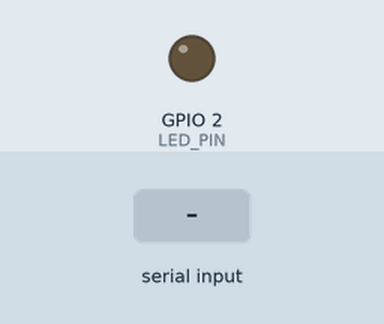
Simulated run of this sketch. Board: ESP32. Parts: output pins drawn as LEDs (lit = HIGH). Dashed ring = blinking. Inputs (shaded band) come from the test bench. What the sketch prints to the serial monitor is not drawn.

Above: at 2.2 s.
2.3 s: "blink\n" received over Serial
At 2.4 s:
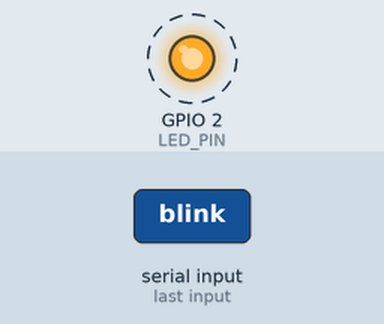
6.8 s: "on\n" received over Serial
At 7.6 s:
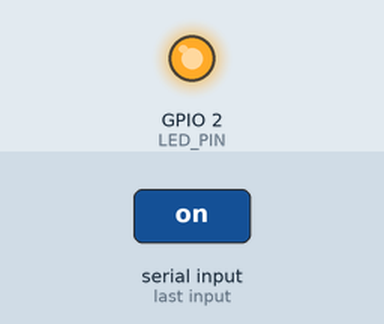
Timing chart, 0 to 9.8 s (numbered marks = the images above; inputs shaded):
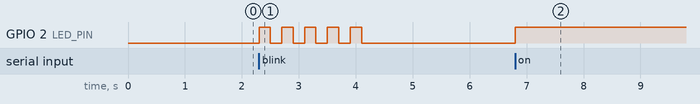

The sketch:

05_Serial_Communication.ino
```cpp
/*
 * ESP32 教程系列 05：串口通信 - 与电脑对话
 *
 * 学习目标：
 * 1. 理解串口（UART）通信的基本概念
 * 2. 学会使用 Serial.print() / Serial.println() 发送数据到电脑
 * 3. 学会使用 Serial.available() 和 Serial.readStringUntil() 接收电脑发来的数据
 * 4. 理解串口缓冲区、波特率、字符串处理等概念
 * 5. 学会用 millis() 实现非阻塞式定时任务
 *
 * 前置知识：
 * - 已完成教程 01~04，理解 GPIO、PWM、ADC 等基础概念
 *
 * 关键概念解释：
 *
 * 【串口 UART 是什么？】
 * UART 是 Universal Asynchronous Receiver/Transmitter（通用异步收发传输器）的缩写，
 * 简称"串口"。
 * 它是一种异步串行通信协议：
 * - "异步"：通信双方没有共享时钟线，通过约定的波特率来同步
 * - "串行"：数据一位一位地按顺序传输
 * ESP32 通过 USB 转串口芯片和电脑连接，Arduino IDE 的"串口监视器"就是查看串口数据的工具。
 *
 * 【波特率 Baud Rate】
 * 波特率是串口通信的速度，表示每秒传输多少位（bit）。
 * 通信双方的波特率必须一致，否则看到乱码。
 * 常用波特率：9600、115200 等。本程序使用 115200，速度较快。
 * 注意：上传代码时的串口波特率由上传协议决定，和这里设置的串口通信波特率无关。
 *
 * 【串口缓冲区】
 * ESP32 内部有一块小内存，叫"串口接收缓冲区"（RX Buffer）。
 * 当电脑发送数据时，数据先存在缓冲区里，等程序调用 Serial.readStringUntil() 等函数读取。
 * Serial.available() 返回缓冲区中还未读取的字节数。
 * 如果缓冲区满了，新数据会覆盖旧数据，所以要及时读取。
 *
 * 【字符串处理函数】
 * - trim()：去掉字符串开头和结尾的空白字符（空格、换行、回车等）
 * - toLowerCase()：把字符串中所有字母转成小写
 * - length()：返回字符串长度（字符个数）
 * 这些函数让我们可以灵活处理用户输入的命令。
 *
 * 【static 关键字】
 * static 用来声明静态变量。
 * 普通局部变量在函数每次执行时都会重新创建，而 static 局部变量只会创建一次，
 * 并且会记住上一次的值。
 * 这里用 static 声明 lastHeartbeat，让定时器状态在多次 loop() 调用之间保持。
 *
 * 【millis() 函数】
 * millis() 返回程序开始运行以来的毫秒数。
 * 它不会阻塞程序，所以适合用来做定时任务。
 * 我们用 millis() - lastHeartbeat > 2000 判断是否已经过了 2 秒，
 * 这样就不会像 delay() 那样让程序停下来等待。
 *
 * 硬件连接：
 * - 用 USB 线把 ESP32 连接到电脑即可
 * - LED 正极（长脚） →  ESP32 GPIO2
 * - LED 负极（短脚） →  330Ω 电阻  →  ESP32 GND
 *
 * 本示例功能：
 * - ESP32 每隔 2 秒发送一次心跳信息
 * - 用户在串口监视器输入命令，ESP32 执行对应操作
 * - 支持命令：
 *   * on（开灯）
 *   * off（关灯）
 *   * blink（闪烁 5 次）
 *   * info（显示系统信息）
 *
 * 常见问题与排查：
 * 1. 串口监视器看到乱码：
 *    - 检查串口监视器右下角波特率是否为 115200
 *    - 检查 USB 线是否支持数据传输
 *    - 尝试按一下开发板复位键
 * 2. 发送命令没有反应：
 *    - 检查发送时是否按了回车键
 *    - 检查串口监视器是否设置为"换行符"（Newline）或"回车换行符"（CRLF）模式
 *    - 本程序用 readStringUntil('\n')，需要收到换行符才结束读取
 * 3. 命令大小写问题：
 *    - 本程序用 toLowerCase() 把命令转小写，所以 ON、On、on 都可以识别
 * 4. 心跳信息不显示：
 *    - 检查 loop() 是否被某个长时间 delay() 阻塞
 *    - 本程序使用 millis() 实现心跳，不会阻塞
 * 5. info 命令显示异常：
 *    - 某些 ESP32 开发板型号可能不支持 ESP.getChipModel()，可以尝试注释掉相关代码
 */

// 定义 LED 引脚
#define LED_PIN 2

// 记录已执行命令的次数
// int 是整数类型，初始值为 0
// 每次执行完一条命令后累加，用于 info 命令显示统计信息
int commandCount = 0;

void setup() {
  // 初始化串口，波特率 115200
  // Serial.begin() 设置 ESP32 和电脑通信的速度
  // 串口监视器也要设置成 115200，否则看到乱码
  Serial.begin(115200);

  // 等待串口准备好
  // 有些开发板上电后 USB 转串口芯片需要一点时间建立连接
  delay(1000);

  // 打印欢迎信息和命令说明
  // 这样用户一打开串口监视器就知道可以输入哪些命令
  Serial.println("================================");
  Serial.println("ESP32 教程 05：串口通信");
  Serial.println("================================");
  Serial.println("可用命令：");
  Serial.println("  on    - 点亮 LED");
  Serial.println("  off   - 熄灭 LED");
  Serial.println("  blink - LED 闪烁 5 次");
  Serial.println("  info  - 显示系统信息");

  // 设置 LED 引脚为输出模式
  pinMode(LED_PIN, OUTPUT);

  // 初始化时把 LED 熄灭，让状态确定
  digitalWrite(LED_PIN, LOW);
}

void loop() {
  // Serial.available() 返回串口接收缓冲区中等待读取的字节数
  // 如果返回值大于 0，表示电脑发来了数据
  // 等于 0 表示暂时没有新数据
  if (Serial.available() > 0) {
    // Serial.readStringUntil(terminator) 从缓冲区读取字符串，
    // 直到遇到指定的终止字符（这里是换行符 '\n'）为止。
    // 使用换行符作为结束标志，是因为串口监视器发送时会自动在末尾加换行。
    String command = Serial.readStringUntil('\n');

    // trim() 去掉字符串开头和结尾的空白字符
    // 比如用户输入 "on "（后面带空格），trim 后变成 "on"
    // 又比如 readStringUntil 可能读到 "\r\n"，trim 后去掉了回车换行
    command.trim();

    // toLowerCase() 把命令中所有大写字母转成小写
    // 这样用户输入 ON、On、on 都会被识别为同一个命令
    // 注意：toLowerCase() 会修改原字符串
    command.toLowerCase();

    // 打印收到的命令，方便用户确认输入已被识别
    Serial.print("收到命令：");
    Serial.println(command);

    // 根据命令执行不同操作
    // if-else if-else 结构让程序按顺序判断命令
    if (command == "on") {
      // "on" 命令：点亮 LED
      // HIGH 表示输出高电平（约 3.3V），LED 点亮
      digitalWrite(LED_PIN, HIGH);
      Serial.println("LED 已点亮");
    }
    else if (command == "off") {
      // "off" 命令：熄灭 LED
      // LOW 表示输出低电平（0V），LED 熄灭
      digitalWrite(LED_PIN, LOW);
      Serial.println("LED 已熄灭");
    }
    else if (command == "blink") {
      // "blink" 命令：让 LED 闪烁 5 次
      Serial.println("LED 开始闪烁 5 次...");

      // for 循环重复执行 5 次
      // 变量 i 从 0 开始，每次加 1，直到 i < 5 不再成立
      for (int i = 0; i < 5; i++) {
        // 点亮 LED
        digitalWrite(LED_PIN, HIGH);

        // 延时 200 毫秒
        delay(200);

        // 熄灭 LED
        digitalWrite(LED_PIN, LOW);

        // 再延时 200 毫秒
        delay(200);
      }

      Serial.println("闪烁完成");
    }
    else if (command == "info") {
      // "info" 命令：显示系统信息
      Serial.println("--- 系统信息 ---");

      // 打印已执行命令数
      Serial.print("已执行命令数：");
      Serial.println(commandCount);

      // ESP.getChipModel() 返回芯片型号字符串
      Serial.print("芯片型号：");
      Serial.println(ESP.getChipModel());

      // ESP.getCpuFreqMHz() 返回 CPU 工作频率，单位 MHz
      Serial.print("CPU 频率：");
      Serial.print(ESP.getCpuFreqMHz());
      Serial.println(" MHz");

      // ESP.getFlashChipSize() 返回 Flash 大小，单位字节
      // 除以 1024 * 1024 转换成 MB
      Serial.print("闪存大小：");
      Serial.print(ESP.getFlashChipSize() / 1024 / 1024);
      Serial.println(" MB");
    }
    else if (command.length() > 0) {
      // 如果命令不是空的，但又不是以上任何一种，说明是未知命令
      // length() 返回字符串长度，大于 0 表示用户确实输入了内容
      // 如果是空字符串（比如只按了回车），就不提示错误
      Serial.println("未知命令，请检查输入");
    }

    // 每处理完一条命令，命令计数加 1
    commandCount++;
  }

  // 每隔 2 秒发送一次心跳信息
  // 这里使用 millis() 实现非阻塞定时，不会耽误串口命令的响应
  // static 让 lastHeartbeat 变量在多次 loop() 之间保持上次的值
  static unsigned long lastHeartbeat = 0;

  // millis() 返回从上电开始经过的毫秒数
  // 如果当前时间减去上次心跳时间超过 2000 毫秒（2 秒），就发送一次心跳
  if (millis() - lastHeartbeat > 2000) {
    // 更新上次心跳时间为当前时间
    lastHeartbeat = millis();

    // 发送心跳信息，显示程序已运行时间
    Serial.print("心跳：运行中，已运行 ");
    Serial.print(millis() / 1000);
    Serial.println(" 秒");
  }
}

/*
 * 扩展练习：
 * 1. 增加 "fade" 命令，让 LED 做呼吸灯效果（结合教程 03 的 PWM 知识）。
 * 2. 增加 "duty 128" 命令，用空格分割命令和参数，设置 PWM 占空比。
 *    提示：可以用 command.indexOf(' ') 找到空格位置，再分别取出命令和数字。
 * 3. 用 Serial.parseInt() 读取数字命令，比如用户输入数字 0~255 直接设置 LED 亮度。
 * 4. 增加 "status" 命令，返回当前 LED 状态和已运行时间。
 * 5. 用非阻塞方式重写 blink 命令，让闪烁期间仍然能响应新命令。
 */
```

Measured:
- after the input at 2.3 s, GPIO 2 (LED_PIN): alternates HIGH for 0.20 s and LOW for 0.20 s, 10 changes in all, then stays LOW, starting at once
- after the input at 6.8 s, GPIO 2 (LED_PIN): LOW → HIGH at once
